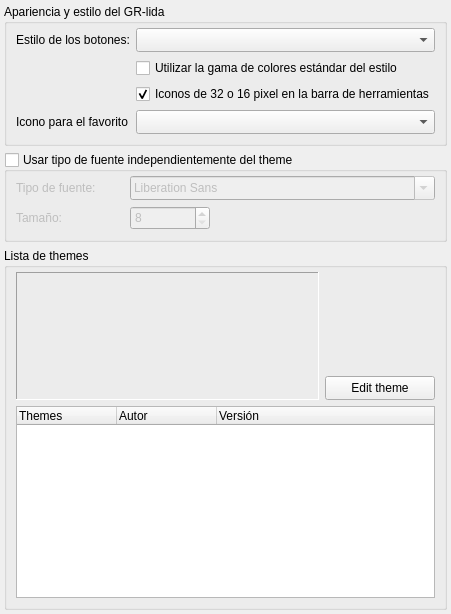
         <widget class="QWidget" name="tab_1">
          <attribute name="icon">
           <iconset resource="../res/gr-lida.qrc">
            <normaloff>:/img16/style.png</normaloff>:/img16/style.png</iconset>
          </attribute>
          <attribute name="title">
           <string>Apariencia y estilo</string>
          </attribute>
          <layout class="QVBoxLayout" name="verticalLayout">
           <property name="margin">
            <number>4</number>
           </property>
           <item>
            <widget class="QGroupBox" name="groupBox_5">
             <property name="title">
              <string>Apariencia y estilo del GR-lida</string>
             </property>
             <layout class="QGridLayout" name="gridLayout_12" columnstretch="0,1">
              <property name="topMargin">
               <number>4</number>
              </property>
              <item row="0" column="0">
               <widget class="QLabel" name="lb_Opt_25">
                <property name="minimumSize">
                 <size>
                  <width>108</width>
                  <height>0</height>
                 </size>
                </property>
                <property name="text">
                 <string>Estilo de los botones:</string>
                </property>
               </widget>
              </item>
              <item row="0" column="1">
               <widget class="QComboBox" name="cbxStyle">
                <property name="minimumSize">
                 <size>
                  <width>0</width>
                  <height>24</height>
                 </size>
                </property>
               </widget>
              </item>
              <item row="1" column="1">
               <widget class="QCheckBox" name="chkStylePalette">
                <property name="text">
                 <string>Utilizar la gama de colores estándar del estilo</string>
                </property>
               </widget>
              </item>
              <item row="2" column="1">
               <widget class="QCheckBox" name="chkToolbarBigIcon">
                <property name="text">
                 <string>Iconos de 32 o 16 pixel en la barra de herramientas</string>
                </property>
                <property name="checked">
                 <bool>true</bool>
                </property>
               </widget>
              </item>
              <item row="3" column="0">
               <widget class="QLabel" name="lb_Opt_29">
                <property name="minimumSize">
                 <size>
                  <width>108</width>
                  <height>0</height>
                 </size>
                </property>
                <property name="text">
                 <string>Icono para el favorito</string>
                </property>
               </widget>
              </item>
              <item row="3" column="1">
               <widget class="QComboBox" name="cbxIconFav">
                <property name="minimumSize">
                 <size>
                  <width>0</width>
                  <height>24</height>
                 </size>
                </property>
               </widget>
              </item>
             </layout>
            </widget>
           </item>
           <item>
            <widget class="QGroupBox" name="chkUsarTipoFuente">
             <property name="title">
              <string>Usar tipo de fuente independientemente del theme</string>
             </property>
             <property name="checkable">
              <bool>true</bool>
             </property>
             <property name="checked">
              <bool>false</bool>
             </property>
             <layout class="QGridLayout" name="gridLayout_13" columnstretch="0,0,1">
              <property name="topMargin">
               <number>4</number>
              </property>
              <item row="1" column="0">
               <widget class="QLabel" name="lb_Opt_27">
                <property name="text">
                 <string>Tamaño:</string>
                </property>
               </widget>
              </item>
              <item row="0" column="0">
               <widget class="QLabel" name="lb_Opt_26">
                <property name="minimumSize">
                 <size>
                  <width>108</width>
                  <height>0</height>
                 </size>
                </property>
                <property name="text">
                 <string>Tipo de fuente:</string>
                </property>
               </widget>
              </item>
              <item row="1" column="1">
               <widget class="QSpinBox" name="cbxFontSize">
                <property name="minimumSize">
                 <size>
                  <width>80</width>
                  <height>24</height>
                 </size>
                </property>
                <property name="maximumSize">
                 <size>
                  <width>80</width>
                  <height>16777215</height>
                 </size>
                </property>
                <property name="minimum">
                 <number>8</number>
                </property>
                <property name="value">
                 <number>8</number>
                </property>
               </widget>
              </item>
              <item row="0" column="1" colspan="2">
               <widget class="QFontComboBox" name="cbxFuenteTipo">
                <property name="minimumSize">
                 <size>
                  <width>0</width>
                  <height>24</height>
                 </size>
                </property>
                <property name="currentFont">
                 <font>
                  <family>Tahoma</family>
                  <pointsize>8</pointsize>
                 </font>
                </property>
               </widget>
              </item>
             </layout>
            </widget>
           </item>
           <item>
            <widget class="QGroupBox" name="groupBox_5a">
             <property name="title">
              <string>Lista de themes</string>
             </property>
             <layout class="QGridLayout" name="gridLayout_2" columnstretch="1,0">
              <property name="topMargin">
               <number>4</number>
              </property>
              <item row="2" column="0" colspan="2">
               <widget class="QTreeWidget" name="twThemes">
                <property name="focusPolicy">
                 <enum>Qt::ClickFocus</enum>
                </property>
                <property name="frameShadow">
                 <enum>QFrame::Sunken</enum>
                </property>
                <property name="horizontalScrollBarPolicy">
                 <enum>Qt::ScrollBarAlwaysOff</enum>
                </property>
                <property name="showDropIndicator" stdset="0">
                 <bool>false</bool>
                </property>
                <property name="alternatingRowColors">
                 <bool>false</bool>
                </property>
                <property name="iconSize">
                 <size>
                  <width>24</width>
                  <height>24</height>
                 </size>
                </property>
                <property name="textElideMode">
                 <enum>Qt::ElideNone</enum>
                </property>
                <property name="rootIsDecorated">
                 <bool>false</bool>
                </property>
                <property name="uniformRowHeights">
                 <bool>true</bool>
                </property>
                <property name="itemsExpandable">
                 <bool>false</bool>
                </property>
                <property name="allColumnsShowFocus">
                 <bool>true</bool>
                </property>
                <column>
                 <property name="text">
                  <string>Themes</string>
                 </property>
                </column>
                <column>
                 <property name="text">
                  <string>Autor</string>
                 </property>
                </column>
                <column>
                 <property name="text">
                  <string>Versión</string>
                 </property>
                </column>
               </widget>
              </item>
              <item row="1" column="1">
               <widget class="QPushButton" name="btnEditTheme">
                <property name="minimumSize">
                 <size>
                  <width>110</width>
                  <height>24</height>
                 </size>
                </property>
                <property name="text">
                 <string>Edit theme</string>
                </property>
                <property name="icon">
                 <iconset resource="../res/gr-lida.qrc">
                  <normaloff>:/img16/style.png</normaloff>:/img16/style.png</iconset>
                </property>
               </widget>
              </item>
              <item row="0" column="0" rowspan="2">
               <widget class="QLabel" name="lb_theme_example">
                <property name="minimumSize">
                 <size>
                  <width>180</width>
                  <height>128</height>
                 </size>
                </property>
                <property name="maximumSize">
                 <size>
                  <width>16777215</width>
                  <height>128</height>
                 </size>
                </property>
                <property name="frameShape">
                 <enum>QFrame::Panel</enum>
                </property>
                <property name="frameShadow">
                 <enum>QFrame::Sunken</enum>
                </property>
                <property name="alignment">
                 <set>Qt::AlignCenter</set>
                </property>
               </widget>
              </item>
             </layout>
            </widget>
           </item>
          </layout>
         </widget>
